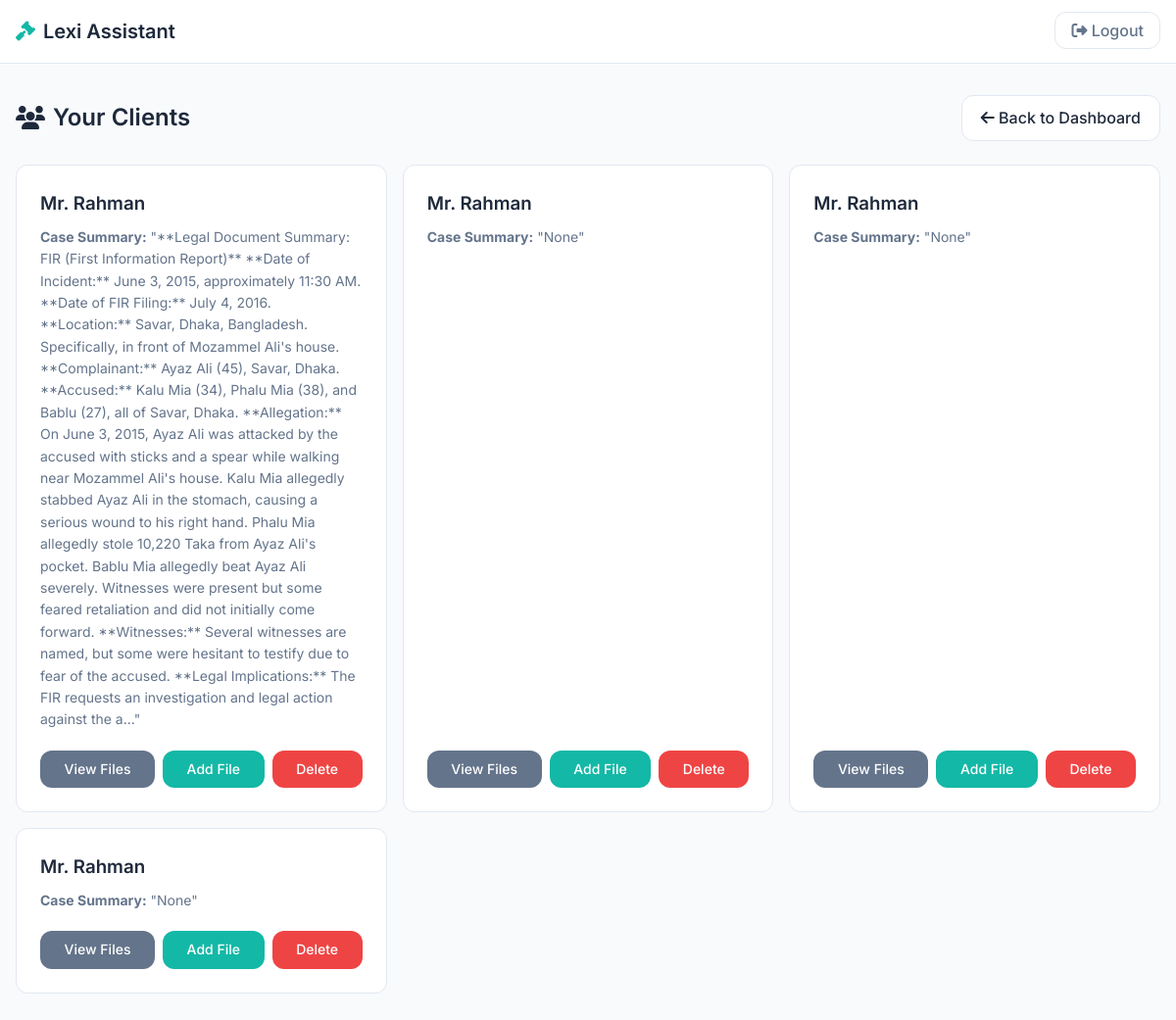
Screenshot of /clients/ (signed in) with the database file from the repository.
### assistant/models.py (models this page shows, shortened)
class Client(models.Model):
    user = models.ForeignKey(User, on_delete=models.CASCADE)
    full_name = models.CharField(max_length=200)
    case_summary = models.TextField(blank=True, null=True)
    created_at = models.DateTimeField(auto_now_add=True)

### assistant/views.py (the view)
# urls.py: path('clients/', views.existing_clients_view, name='existing_clients'),
@login_required
def existing_clients_view(request):
    clients = Client.objects.filter(user=request.user).order_by('-created_at')
    for client in clients:
        client.file_count = File.objects.filter(client=client).count()
    return render(request, 'existing_clients.html', {'clients': clients})

### templates/existing_clients.html
{% extends 'base.html' %}
{% load static %}
{% block content %}
<section id="existingClientsSection" class="page-container">
    <div class="page-header">
        <h2><i class="fas fa-users"></i> Your Clients</h2>
        <a href="{% url 'dashboard' %}" class="btn-secondary">
            <i class="fas fa-arrow-left"></i> Back to Dashboard
        </a>
    </div>
    <div id="clientsGrid">
        {% if clients %}
            {% for client in clients %}
            <div class="client-card">
                <h3>{{ client.full_name }}</h3>
                <p><strong>Case Summary:</strong> "{{ client.case_summary }}"</p>
                <div class="client-actions">
                    <a href="#" class="view-btn">View Files</a>
                    <a href="#" class="add-file-btn">Add File</a>
                    <a href="#" class="delete-btn">Delete</a>
                </div>
            </div>
            {% endfor %}
        {% else %}
            <p>No clients available. Add a new client to get started.</p>
        {% endif %}
    </div>
</section>
{% endblock %}

### templates/base.html (shortened to what this page needs)
<!DOCTYPE html>
<html lang="en">
<head>
    <link href="https://cdnjs.cloudflare.com/ajax/libs/font-awesome/6.4.0/css/all.min.css" rel="stylesheet">
    {% load static %}
    <link rel="stylesheet" href="{% static 'styles.css' %}">
</head>
<body>
    <div id="app">
        <header id="appHeader">
            <div class="header-content">
                <div class="logo">
                    <i class="fas fa-gavel"></i>
                    <h1>Lexi Assistant</h1>
                </div>
                {% if user.is_authenticated %}
                <div id="userActions">
                    <a href="{% url 'logout' %}" class="btn-logout">
                        <i class="fas fa-sign-out-alt"></i> Logout
                    </a>
                </div>
                {% endif %}
            </div>
        </header>
        <main>
            {% block content %}{% endblock %}
        </main>
    </div>
</body>
</html>

### static/styles.css (style rules this page uses)
a { text-decoration: none; }
:root { --primary-color: #14b8a6; --primary-hover: #0d9488; --secondary-color: #f1f5f9; --text-primary: #1e293b; --text-secondary: #64748b; --bg-color: #f8fafc; --card-bg: #ffffff; --border-color: #e2e8f0; --danger-color: #ef4444; --danger-hover: #dc2626; --font-family: 'Inter', sans-serif; --shadow: 0 4px 6px -1px rgb(0 0 0 / 0.1), 0 2px 4px -2px rgb(0 0 0 / 0.1); --shadow-lg: 0 10px 15px -3px rgb(0 0 0 / 0.1), 0 4px 6px -4px rgb(0 0 0 / 0.1); --border-radius: 0.75rem; }
* { margin: 0; padding: 0; box-sizing: border-box; font-family: var(--font-family); }
body { background-color: var(--bg-color); color: var(--text-primary); line-height: 1.6; -webkit-font-smoothing: antialiased; -moz-osx-font-smoothing: grayscale; }
#app { display: flex; flex-direction: column; min-height: 100vh; }
#appHeader { background-color: var(--card-bg); border-bottom: 1px solid var(--border-color); padding: 0 1rem; position: sticky; top: 0; z-index: 100; }
.header-content { display: flex; justify-content: space-between; align-items: center; max-width: 1280px; margin: 0 auto; height: 64px; }
.logo { display: flex; align-items: center; gap: 0.5rem; }
.logo i { font-size: 1.25rem; color: var(--primary-color); }
.logo h1 { font-size: 1.25rem; font-weight: 600; }
.btn-logout { background: transparent; border: 1px solid var(--border-color); color: var(--text-secondary); padding: 0.5rem 1rem; border-radius: var(--border-radius); cursor: pointer; transition: all 0.2s ease; font-weight: 500; }
main { flex-grow: 1; padding: 2rem 1rem; max-width: 1280px; width: 100%; margin: 0 auto; }
.btn-secondary { background: var(--card-bg); border: 1px solid var(--border-color); color: var(--text-primary); padding: 0.6rem 1.2rem; border-radius: var(--border-radius); cursor: pointer; transition: all 0.2s ease; font-weight: 500; }
.page-container { animation: fadeIn 0.5s ease; }
.page-header { display: flex; justify-content: space-between; align-items: center; margin-bottom: 1.5rem; flex-wrap: wrap; gap: 1rem; }
.page-header h2 { display: flex; align-items: center; gap: 0.5rem; font-size: 1.5rem; font-weight: 600; }
#clientsGrid { display: grid; grid-template-columns: repeat(auto-fit, minmax(300px, 1fr)); gap: 1rem; }
.client-card { background: var(--card-bg); padding: 1.5rem; border-radius: var(--border-radius); border: 1px solid var(--border-color); display: flex; flex-direction: column; transition: all 0.2s ease; box-shadow: var(--shadow-sm); }
.client-card h3 { font-weight: 600; margin-bottom: 0.5rem; }
.client-card p { color: var(--text-secondary); flex-grow: 1; margin-bottom: 1.25rem; font-size: 0.875rem; }
.client-actions { display: flex; gap: 0.5rem; flex-wrap: wrap; margin-top: auto; }
.client-actions button, .client-actions a { display: flex; align-items: center; justify-content: center; gap: 0.5rem; flex-grow: 1; padding: 0.5rem 0.75rem; font-size: 0.875rem; border: none; color: white; border-radius: var(--border-radius); cursor: pointer; font-weight: 500; transition: all 0.2s ease; text-decoration: none; }
.view-btn { background-color: var(--text-secondary); }
.add-file-btn { background-color: var(--primary-color); }
.delete-btn { background-color: var(--danger-color); }

### rows the page displays
Client: full_name "Mr. Rahman", case_summary "**Legal Document Summary: FIR (First Information Report)** **Date of Incident:** June 3, 2015, approximately 11:30 AM. **Date of FIR Filing:** July 4, 2016. **Location:** Savar, Dhaka, Bangladesh. Specifically, in front of Mozammel Ali's house. **Complainant:** Ayaz Ali (45), Savar, Dhaka. **Accused:** Kalu Mia (34), Phalu Mia (38), and Bablu (27), all of Savar, Dhaka. **Allegation:** On June 3, 2015, Ayaz Ali was attacked by the accused with sticks and a spear while walking near Mozammel Ali's house. Kalu Mia allegedly stabbed Ayaz Ali in the stomach, causing a serious wound to his right hand. Phalu Mia allegedly stole 10,220 Taka from Ayaz Ali's pocket. Bablu Mia allegedly beat Ayaz Ali…"
Client: full_name "Mr. Rahman", case_summary "None"
Client: full_name "Mr. Rahman", case_summary "None"
Client: full_name "Mr. Rahman", case_summary "None"
